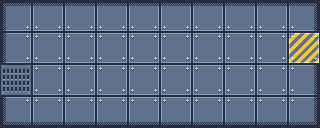

The image is a tile-based game level rendered from a .tmx file. Its description and complete source (layers, tilesets, objects, tile grids) follow:
An orthogonal 10x4 tile map with 32x32 px tiles, 5 tile layers (background, walls, gate, enemies, ...) and 6 objects (2x Collsision, 2x Collision, Player, Gate).

<map version="1.10" tiledversion="1.11.2" orientation="orthogonal" renderorder="right-down" width="10" height="4" tilewidth="32" tileheight="32" infinite="0" nextlayerid="11" nextobjectid="7">
 <tileset firstgid="1" name="spacetileset" tilewidth="32" tileheight="32" tilecount="100" columns="10">
  <image source="../images/spacetileset.png" width="320" height="320" />
 </tileset>
 <layer id="1" name="background" width="10" height="4">
  <data encoding="csv">
1,2,2,2,2,2,2,2,2,3,
11,12,12,12,12,12,12,12,12,13,
11,12,12,12,12,12,12,12,12,13,
21,22,22,22,22,22,22,22,22,23
</data>
 </layer>
 <layer id="2" name="walls" width="10" height="4">
  <data encoding="csv">
0,0,0,0,0,0,0,0,0,0,
0,0,0,0,0,0,0,0,0,32,
31,0,0,0,0,0,0,0,0,0,
0,0,0,0,0,0,0,0,0,0
</data>
 </layer>
 <layer id="3" name="gate" width="10" height="4">
  <data encoding="csv">
0,0,0,0,0,0,0,0,0,0,
0,0,0,0,0,0,0,0,0,0,
0,0,0,0,0,0,0,0,0,0,
0,0,0,0,0,0,0,0,0,0
</data>
 </layer>
 <layer id="4" name="enemies" width="10" height="4">
  <data encoding="csv">
0,0,0,0,0,0,0,0,0,0,
0,0,0,0,0,0,0,0,0,0,
0,0,0,0,0,0,0,0,0,0,
0,0,0,0,0,0,0,0,0,0
</data>
 </layer>
 <layer id="5" name="goods" width="10" height="4">
  <data encoding="csv">
0,0,0,0,0,0,0,0,0,0,
0,0,0,0,0,0,0,0,0,0,
0,0,0,0,0,0,0,0,0,0,
0,0,0,0,0,0,0,0,0,0
</data>
 </layer>
 <objectgroup id="7" name="goods" />
 <objectgroup id="10" name="collisions">
  <object id="1" name="collisions" type="Collsision" x="-160" y="128" width="704" height="320" />
  <object id="2" name="collisions" type="Collsision" x="-160" y="-320" width="704" height="320" />
  <object id="3" name="collisions" type="Collision" x="320" y="-160" width="320" height="480" />
  <object id="4" name="collisions" type="Collision" x="-320" y="-160" width="320" height="480" />
 </objectgroup>
 <objectgroup id="9" name="spawnpoints">
  <object id="5" name="player" type="Player" x="0" y="64" width="32" height="32" />
 </objectgroup>
 <objectgroup id="8" name="gate">
  <object id="6" name="gate" type="Gate" x="288" y="32" width="32" height="32" />
 </objectgroup>
 <objectgroup id="6" name="enemies" />
</map>
